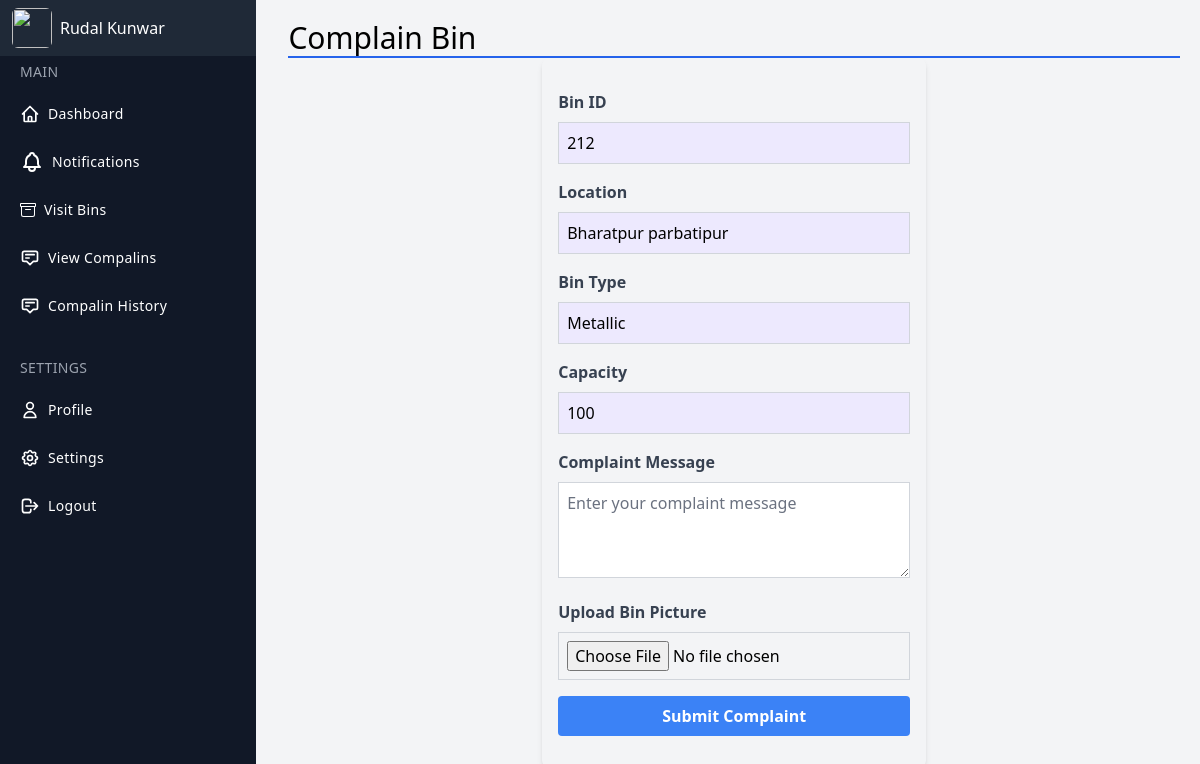
The page /user/complainbin.php?binid=212 (signed in) on the database its author committed.
### tables this page shows
CREATE TABLE `garbagebins` (
  `bin_id` int(11) NOT NULL,
  `type` varchar(255) NOT NULL,
  `location` varchar(255) NOT NULL,
  `capacity` int(11) NOT NULL,
  `bin_status` varchar(30) NOT NULL DEFAULT 'use'
);

### user/complainbin.php (the view, shortened to what this page needs)
<!DOCTYPE html>
<html lang="en">
<head>
    <link rel="stylesheet" href="../style.css">
</head>
<?php include('userdashlayout.php') ?>
<body class="bg-gray-100">
    <?php
    $binid = $_GET['binid'];
    $qry = "SELECT * FROM garbagebins WHERE bin_id = $binid";
    $result = mysqli_query($con, $qry);
    $row = mysqli_fetch_assoc($result);
    $binid = $row['bin_id'] ?>
    <div class=" w-full h-full p-5 ml-14 md:ml-64">
        <div class="w-full">
            <h2 class="text-3xl border-b-2 border-blue-600">Complain Bin</h2>
        </div>
        <div class="w-1/2 md:w-96 md:max-w-full mx-auto">
            <div class="px-4 py-8 rounded-lg shadow-md p-6 mb-6">
                <div class="">
                    <div class="mb-4">
                        <label class="block text-gray-700 font-semibold mb-2 ">Bin ID</label>
                        <span class=" block border border-gray-300 p-2 w-full bg-violet-100"><?php echo $row['bin_id'] ?></span>
                    </div>
                    <div class="mb-4">
                        <label class="block text-gray-700 font-semibold mb-2 ">Location</label>
                        <span class=" block border border-gray-300 p-2 w-full bg-violet-100"><?php echo $row['location'] ?></span>
                    </div>
                    <div class="mb-4">
                        <label for="capacity" class="block text-gray-700 font-semibold mb-2">Bin Type</label>
                        <span class=" block border border-gray-300 p-2 w-full bg-violet-100"><?php echo $row['type'] ?></span>
                    </div>
                    <div class="mb-4">
                        <label for="capacity" class="block text-gray-700 font-semibold mb-2">Capacity</label>
                        <span class=" block border border-gray-300 p-2 w-full bg-violet-100"><?php echo $row['capacity'] ?></span>
                    </div>
                </div>
                <form class="" method="post" enctype="multipart/form-data">
                    <div class="mb-4">
                        <label for="complaint_message" class="block text-gray-700 font-semibold mb-2">Complaint Message</label>
                        <textarea id="complaint_message" name="complaint_message" class="border border-gray-300 p-2 w-full h-24" placeholder="Enter your complaint message" required></textarea>
                    </div>
                    <div class="mb-4">
                        <label for="bin_picture" class="block text-gray-700 font-semibold mb-2">Upload Bin Picture</label>
                        <input id="bin_picture" type="file" name="bin_photo" class="border border-gray-300 p-2 w-full" required>
                    </div>
                    <div class="text-center">
                        <input type="submit" value="Submit Complaint" name="submit" class="w-full bg-blue-500 text-white font-semibold px-4 py-2 rounded hover:bg-blue-600" onclick="confirm('Are you sure to submit complain.')">
                    </div>
                </form>
            </div>
        </div>
    </div>
</body>
</html>

### style.css (style rules this page uses)
html { line-height: 1.5; -webkit-text-size-adjust: 100%; -moz-tab-size: 4; -o-tab-size: 4; tab-size: 4; font-family: ui-sans-serif, system-ui, -apple-system, BlinkMacSystemFont, "Segoe UI", Roboto, "Helvetica Neue", Arial, "Noto Sans", sans-serif, "Apple Color Emoji", "Segoe UI Emoji", "Segoe UI Symbol", "Noto Color Emoji"; font-feature-settings: normal; font-variation-settings: normal; }
body { margin: 0; line-height: inherit; }
h1, h2, h3, h4, h5, h6 { font-size: inherit; font-weight: inherit; }
button, input, optgroup, select, textarea { font-family: inherit; font-size: 100%; font-weight: inherit; line-height: inherit; color: inherit; margin: 0; padding: 0; }
button, [type='button'], [type='reset'], [type='submit'] { -webkit-appearance: button; background-color: transparent; background-image: none; }
blockquote, dl, dd, h1, h2, h3, h4, h5, h6, hr, figure, p, pre { margin: 0; }
textarea { resize: vertical; }
input::placeholder, textarea::placeholder { opacity: 1; color: #9ca3af; }
[type='text'],[type='email'],[type='url'],[type='password'],[type='number'],[type='date'],[type='datetime-local'],[type='month'],[type='search'],[type='tel'],[type='time'],[type='week'],[multiple],textarea,select { -webkit-appearance: none; -moz-appearance: none; appearance: none; background-color: #fff; border-color: #6b7280; border-width: 1px; border-radius: 0px; padding-top: 0.5rem; padding-right: 0.75rem; padding-bottom: 0.5rem; padding-left: 0.75rem; font-size: 1rem; line-height: 1.5rem; --tw-shadow: 0 0 #0000; }
input::placeholder,textarea::placeholder { color: #6b7280; opacity: 1; }
[type='file'] { background: unset; border-color: inherit; border-width: 0; border-radius: 0; padding: 0; font-size: unset; line-height: inherit; }
.mx-auto { margin-left: auto; margin-right: auto; }
.mb-2 { margin-bottom: 0.5rem; }
.mb-4 { margin-bottom: 1rem; }
.mb-6 { margin-bottom: 1.5rem; }
.ml-14 { margin-left: 3.5rem; }
.block { display: block; }
.h-24 { height: 6rem; }
.h-full { height: 100%; }
.w-1\/2 { width: 50%; }
.w-full { width: 100%; }
.rounded { border-radius: 0.25rem; }
.rounded-lg { border-radius: 0.5rem; }
.border { border-width: 1px; }
.border-b-2 { border-bottom-width: 2px; }
.border-blue-600 { --tw-border-opacity: 1; border-color: rgb(37 99 235 / var(--tw-border-opacity)); }
.border-gray-300 { --tw-border-opacity: 1; border-color: rgb(209 213 219 / var(--tw-border-opacity)); }
.bg-blue-500 { --tw-bg-opacity: 1; background-color: rgb(59 130 246 / var(--tw-bg-opacity)); }
.bg-gray-100 { --tw-bg-opacity: 1; background-color: rgb(243 244 246 / var(--tw-bg-opacity)); }
.bg-violet-100 { --tw-bg-opacity: 1; background-color: rgb(237 233 254 / var(--tw-bg-opacity)); }
.p-2 { padding: 0.5rem; }
.p-5 { padding: 1.25rem; }
.p-6 { padding: 1.5rem; }
.px-4 { padding-left: 1rem; padding-right: 1rem; }
.py-2 { padding-top: 0.5rem; padding-bottom: 0.5rem; }
.py-8 { padding-top: 2rem; padding-bottom: 2rem; }
.text-center { text-align: center; }
.text-3xl { font-size: 1.875rem; line-height: 2.25rem; }
.font-semibold { font-weight: 600; }
.text-gray-700 { --tw-text-opacity: 1; color: rgb(55 65 81 / var(--tw-text-opacity)); }
.text-white { --tw-text-opacity: 1; color: rgb(255 255 255 / var(--tw-text-opacity)); }
.shadow-md { --tw-shadow: 0 4px 6px -1px rgb(0 0 0 / 0.1), 0 2px 4px -2px rgb(0 0 0 / 0.1); --tw-shadow-colored: 0 4px 6px -1px var(--tw-shadow-color), 0 2px 4px -2px var(--tw-shadow-color); box-shadow: var(--tw-ring-offset-shadow, 0 0 #0000), var(--tw-ring-shadow, 0 0 #0000), var(--tw-shadow); }
@media (min-width: 768px) { .md\:ml-64 { margin-left: 16rem; } }
@media (min-width: 768px) { .md\:w-96 { width: 24rem; } }
@media (min-width: 768px) { .md\:max-w-full { max-width: 100%; } }

### rows shown on the page
garbagebins: bin_id "212", location "Bharatpur parbatipur", type "Metallic", capacity "100"

### other values the page prints
$user "Rudal Kunwar"
